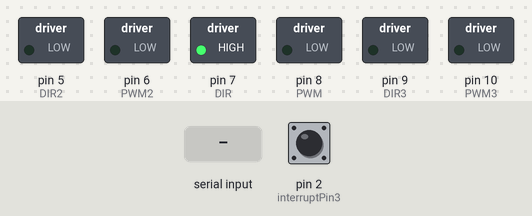
The sketch below on a simulated Arduino Uno, built with avr-gcc and run on an emulated ATmega328P. Shown: switched loads named in the sketch (green lamp = pin HIGH). Inputs (shaded band) come from the test bench; at power-on: pin 2 (interruptPin3) HIGH. What the sketch prints to the serial monitor is not drawn.

Above: at 2.1 s.
2.2 s: "90 45 200 10 150 30\n" received over Serial
At 3.4 s:
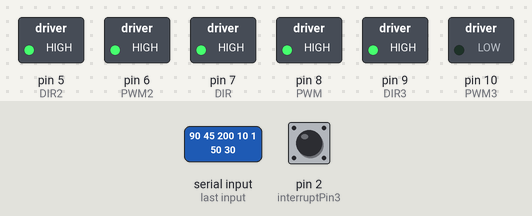
3.7 s: "30 150 10 200 45 90\n" received over Serial
At 4.7 s:
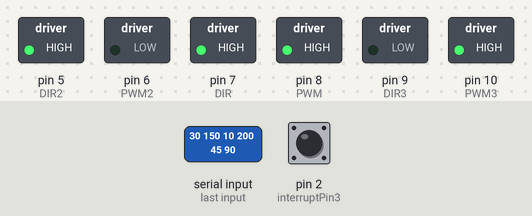
5.2 s: "90 45 200 10\n" received over Serial
At 5.6 s:
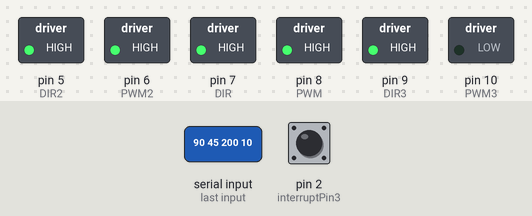
6.7 s: "1 90 45\n" received over Serial
At 7.7 s:
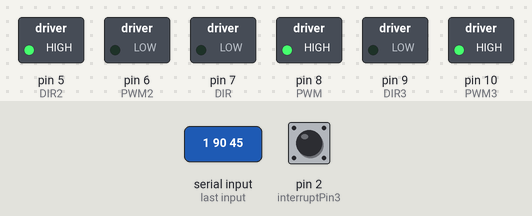
8.2 s: "90 45 200\n" received over Serial
At 9.6 s:
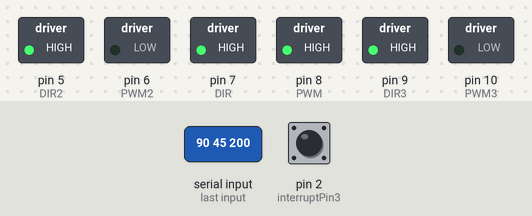
10.7 s: "30 150 10\n" received over Serial
At 12.1 s:
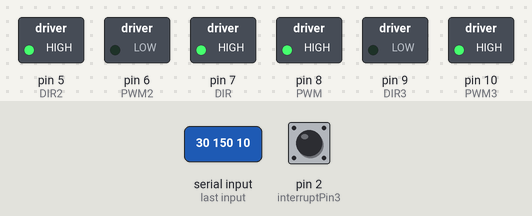
Timing chart, 0 to 13.2 s (numbered marks = the images above; inputs shaded):
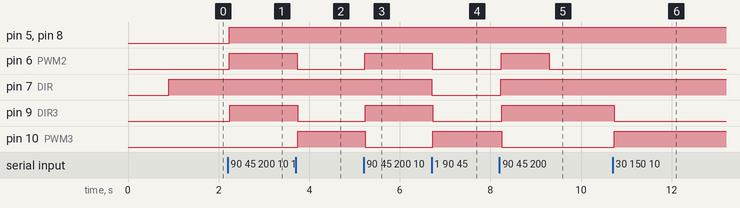

Measured:
- after the input at 2.2 s, pin 5 (DIR2), pin 6 (PWM2), pin 8 (PWM), pin 9 (DIR3): LOW → HIGH at once
- after the input at 3.7 s, pin 6 (PWM2), pin 9 (DIR3): HIGH → LOW at once; pin 10 (PWM3): LOW → HIGH at once
- after the input at 5.2 s, pin 6 (PWM2), pin 9 (DIR3): LOW → HIGH at once; pin 10 (PWM3): HIGH → LOW at once
- after the input at 6.7 s, pin 6 (PWM2), pin 7 (DIR), pin 9 (DIR3): HIGH → LOW at once; pin 10 (PWM3): LOW → HIGH at once
- after the input at 8.2 s, pin 6 (PWM2): LOW → HIGH at once, → LOW 1.1 s later; pin 7 (DIR): LOW → HIGH at once; pin 9 (DIR3): LOW → HIGH after 0.05 s; pin 10 (PWM3): HIGH → LOW after 0.05 s
- after the input at 10.7 s, pin 9 (DIR3): HIGH → LOW at once; pin 10 (PWM3): LOW → HIGH at once

The sketch:

codeArduino.ino
```cpp
//#include <Simpletimer.h>

//sens positif pour 1er moteur est : 0
//sens positif pour 2eme moteur est : 0
//sens positif pour 3eme moteur est : 0

//Simpletimer timer;
float vx = 0.0;
float vy = 0.0;
float w = 0; // w en rad/s et 1rad = 0.159155 tours

char Incoming_value = 0;
float theta = 0;
unsigned long lastTime = 0;

const float d = 0.18;
const float R = 0.05;
const float prop = 0.15;
const float correspondant = 0.500;//0.215;//PI/10;
const float conversion = 0.159155;

float consigne_moteur = 0; //20
float consigne_moteur2 = 0; //-10
float consigne_moteur3= 0; //-10


int PWM = 8;
int DIR = 7;
int PWM2 = 6;
int DIR2 = 5;
int PWM3 = 10;
int DIR3 = 9;
const byte interruptPin = 19;
const byte interruptPin2 = 18;
const byte interruptPin3 = 2;
double Nfmd = 0;
double Nfmd2 = 0;
double Nfmd3 = 0;

unsigned long myTime;
double nbr_tours;
unsigned long myTime2;
double nbr_tours2;
unsigned long myTime3;
double nbr_tours3;

int vitMoteur = 0;
unsigned int tick_codeuse = 0;
unsigned int tick_codeuse_ = 0;
float vit_roue_tour_sec = 0.0;
int vitMoteur2 = 0;
unsigned int tick_codeuse2 = 0;
unsigned int tick_codeuse2_ = 0;
float vit_roue_tour_sec2 = 0.0;
int vitMoteur3 = 0;
unsigned int tick_codeuse3 = 0;
unsigned int tick_codeuse3_ = 0;
float vit_roue_tour_sec3 = 0.0;

const int frequence_echantillonnage = 100;
const int sendFrequency = 20; //700 ms

float erreur_precedente = abs(consigne_moteur); // (en tour/s)
float somme_erreur = 0;
float erreur_precedente2 = abs(consigne_moteur2); // (en tour/s)
float somme_erreur2 = 0;
float erreur_precedente3 = abs(consigne_moteur3); // (en tour/s)
float somme_erreur3 = 0;

const float kp = 150; // Coefficient proportionnel (choisis par essais successifs)
const float ki = 0.001; // Coefficient intégrateur
const float kd = 0.0001; // Coefficient dérivateur
const int rapport_reducteur = 131;
const int tick_par_tour_codeuse = 32;
unsigned long prv = 0;
unsigned long prv2 = 0;


  void setup() {
  // put your setup code here, to run once:

  Serial.begin(9600);
  pinMode(PWM, OUTPUT);
  pinMode(DIR, OUTPUT);
  analogWrite(PWM,0);
  digitalWrite(DIR, 0);
  delay(300);
  pinMode(interruptPin, INPUT_PULLUP);

  pinMode(PWM2, OUTPUT);
  pinMode(DIR2, OUTPUT);
  analogWrite(PWM2,0);
  digitalWrite(DIR2, 0);
  delay(300);
  pinMode(interruptPin2, INPUT_PULLUP);

  pinMode(PWM3, OUTPUT);
  pinMode(DIR3, OUTPUT);
  analogWrite(PWM3,0);
  digitalWrite(DIR3, 0);
  delay(300);
  pinMode(interruptPin3, INPUT_PULLUP);

  attachInterrupt(digitalPinToInterrupt(interruptPin), increment, CHANGE);
  attachInterrupt(digitalPinToInterrupt(interruptPin2), increment2, CHANGE);
  attachInterrupt(digitalPinToInterrupt(interruptPin3), increment3, CHANGE);
  //timer.setInterval(1000 / frequence_echantillonnage, asservissement);

}

void loop() {
  // put your main code here, to run repeatedly:

   //timer.run(); //on fait tourner l'horloge
   //delay(10);
   unsigned long tmp = millis();

if (Serial.available() > 0) { // check if there's data in the serial buffer
  String inputString = Serial.readStringUntil('\n'); // read the incoming data until a newline character is received
  inputString.trim(); // remove any leading or trailing whitespace
  int spaceIndex1 = inputString.indexOf(' '); // find the index of the first space character that separates the values
  int spaceIndex2 = inputString.indexOf(' ', spaceIndex1+1); // find the index of the second space character that separates the values
  if (spaceIndex1 != -1 && spaceIndex2 != -1) { // check if both space characters were found
    String value1String = inputString.substring(0, spaceIndex1); // extract the first value as a string
    String value2String = inputString.substring(spaceIndex1 + 1, spaceIndex2); // extract the second value as a string
    String value3String = inputString.substring(spaceIndex2 + 1); // extract the third value as a string
    float value1 = value1String.toFloat(); // convert the first value to a float and store it in the value1 variable
    float value2 = value2String.toFloat(); // convert the second value to a float and store it in the value2 variable
    float value3 = value3String.toFloat(); // convert the third value to a float and store it in the value3 variable
      vx = value1String.toFloat(); // convert the first value to a float and store it in the value1 variable
      vy = value2String.toFloat(); // convert the second value to a float and store it in the value2 variable
      w = value3String.toFloat(); // convert the second value to a float and store it in the value2 variable
  }
    consigne_moteur = 1*(vx-d*w)/R;
    consigne_moteur2 = 1*(-0.5*vx - 0.866*vy-d*w)/R; //-10
    consigne_moteur3 = 1*(-0.5*vx + 0.866*vy-d*w)/R; //-10
    }

unsigned long currentTime = millis();
unsigned long elapsedTime = currentTime - lastTime;
unsigned long elapsedTime2 = currentTime - prv;

//if(elapsedTime2 >= 10) {
//    asservissement();
//    asservissement2();
//    asservissement3();
//    prv = currentTime;
//}
//if (consigne_moteur == 0 && consigne_moteur2 == 0 && consigne_moteur3 == 0) {
//  Tourner(0);
//  Tourner2(0);
//  Tourner3(0);
//}else if(consigne_moteur == 0 && consigne_moteur2 == 0 ) {
//  Tourner(0);
//  Tourner2(0);
//  asservissement3();
//  }else if (consigne_moteur == 0 && consigne_moteur3 == 0 ) {
//    Tourner(0);
//    Tourner3(0);
//    asservissement2();
//  }else  if (consigne_moteur2 == 0 && consigne_moteur3 == 0 ) {
//    Tourner2(0);
//    Tourner3(0);
//    asservissement();
//  }else  if (consigne_moteur == 0 ) {
//    Tourner(0);
//    asservissement2();
//    asservissement3();
//  }else  if (consigne_moteur2 == 0 ) {
//    Tourner2(0);
//    asservissement();
//    asservissement3();
//  }else  if (consigne_moteur3 == 0 ) {
//    Tourner3(0);
//    asservissement();
//    asservissement2();
//  }else  {
//    asservissement();
//    asservissement2();
//    asservissement3();
//  }
    asservissement();
    asservissement2();
    asservissement3();


//    Tourner2(0);
//    int frequence_codeuse = frequence_echantillonnage * tick_codeuse2; //100*tick_codeuse
// vit_roue_tour_sec2 = (float)frequence_codeuse / (float)tick_par_tour_codeuse /
//(float)rapport_reducteur; //(100*tick_codeuse)/32/131
// // Réinitialisation du nombre de tick de la codeuse
// tick_codeuse2 = 0;
// Serial.println(vit_roue_tour_sec2);
// delay(10);


    if(elapsedTime >= 50) {
//  if (vit_roue_tour_sec < -3*(PI/10) || vit_roue_tour_sec > 3*(PI/10)) {
//    vit_roue_tour_sec = 0; // set the value to 0 instead of printing an error message
//  }
  if (consigne_moteur < 0) {
    Serial.print(-vit_roue_tour_sec/(correspondant)); // print the negative value to serial
  } else {
    Serial.print(vit_roue_tour_sec/(correspondant)); // print the positive value to serial
  }
  Serial.print(", "); // print a comma and a space to separate the values
  // print the other two values similarly, with appropriate sign changes if needed
//  if (vit_roue_tour_sec2 < -3*(PI/10) || vit_roue_tour_sec2 > 3*(PI/10)) {
//    vit_roue_tour_sec2 = 0; // set the value to 0 instead of printing an error message
//  }
  if (consigne_moteur2 < 0) {
    Serial.print(-vit_roue_tour_sec2/(correspondant)); // print the negative value to serial
  } else {
    Serial.print(vit_roue_tour_sec2/(correspondant)); // print the positive value to serial
  }
  Serial.print(", "); // print a comma and a space to separate the values
//  if (vit_roue_tour_sec3 < -3*(PI/10) || vit_roue_tour_sec3 > 3*(PI/10)) {
//    vit_roue_tour_sec3 = 0; // set the value to 0 instead of printing an error message
//  }
  if (consigne_moteur3 < 0) {
    Serial.println(-vit_roue_tour_sec3/(correspondant)); // print the negative value to serial with a newline character
  } else {
    Serial.println(vit_roue_tour_sec3/(correspondant)); // print the positive value to serial with a newline character
  }
    lastTime = currentTime;
}


}
void increment() {
  tick_codeuse++;

}
void increment2() {
  tick_codeuse2++;
}
void increment3() {
  tick_codeuse3++;

}

void asservissement()
{
 int frequence_codeuse = frequence_echantillonnage * tick_codeuse; //100*tick_codeuse
 vit_roue_tour_sec = (float)frequence_codeuse / (float)tick_par_tour_codeuse /
(float)rapport_reducteur ; //(100*tick_codeuse)/32/131

 float erreur = abs(consigne_moteur) - vit_roue_tour_sec; // pour le proportionnel
 somme_erreur += erreur; // pour l'intégrateur
 float delta_erreur = erreur - erreur_precedente; // pour le dérivateur
 erreur_precedente = erreur;
 // Réinitialisation du nombre de tick de la codeuse
 tick_codeuse = 0;
 // P : calcul de la commande
 vitMoteur = kp*erreur + ki*somme_erreur + kd*delta_erreur; //somme des trois erreurs
 // Normalisation et contrôle du moteur
 if ( vitMoteur > 255 )
 {
 vitMoteur = 255; // sachant que l'on est branché sur un pont en H L293D
 }
 else if ( vitMoteur < 0 )
 {
 vitMoteur = 0;
 }
 Tourner (vitMoteur);
 // DEBUG
 /*Serial.print(vit_roue_tour_sec, 8); // affiche à gauche la vitesse et à droite l'erreur
 Serial.print(" : ");
 Serial.print(erreur, 4);
 Serial.print(" : ");
 Serial.print(vitMoteur);
 Serial.println();*/
// Serial.print(vitMoteur);
 //Serial.println(vit_roue_tour_sec*100, 8); // affiche à gauche la vitesse et à droite l'erreur
// Serial.print(" ; ");
// Serial.print(erreur, 4);
// Serial.print(" ; ");
 delay(10);
// Serial.println();
}

void asservissement2()
{
 // Calcul de l'erreur
 int frequence_codeuse = frequence_echantillonnage * tick_codeuse2; //100*tick_codeuse
vit_roue_tour_sec2 = (float)frequence_codeuse / (float)tick_par_tour_codeuse /
(float)rapport_reducteur; //(100*tick_codeuse)/32/131
 float erreur2 = abs(consigne_moteur2) - vit_roue_tour_sec2; // pour le proportionnel
 somme_erreur2 += erreur2; // pour l'intégrateur
 float delta_erreur2 = erreur2 - erreur_precedente2; // pour le dérivateur
 erreur_precedente2 = erreur2;
 // Réinitialisation du nombre de tick de la codeuse
 tick_codeuse2 = 0;
 // P : calcul de la commande
 vitMoteur2 = kp*erreur2 + ki*somme_erreur2 + kd*delta_erreur2; //somme des trois erreurs
 // Normalisation et contrôle du moteur
 if ( vitMoteur2 > 255 )
 {
 vitMoteur2 = 255; // sachant que l'on est branché sur un pont en H L293D
 }
 else if ( vitMoteur2 < 0 )
 {
 vitMoteur2 = 0;
 }
 Tourner2 (vitMoteur2);
// Serial.println(vitMoteur2);
delay(10);
}

void asservissement3()
{
 // Calcul de l'erreur
 int frequence_codeuse = frequence_echantillonnage * tick_codeuse3; //100*tick_codeuse
 vit_roue_tour_sec3 = (float)frequence_codeuse / (float)tick_par_tour_codeuse /
(float)rapport_reducteur ; //(100*tick_codeuse)/32/131

 float erreur3 = abs(consigne_moteur3) - vit_roue_tour_sec3; // pour le proportionnel
 somme_erreur3 += erreur3; // pour l'intégrateur
 float delta_erreur3 = erreur3 - erreur_precedente3; // pour le dérivateur
 erreur_precedente3 = erreur3;
 // Réinitialisation du nombre de tick de la codeuse
 tick_codeuse3 = 0;
 // P : calcul de la commande
 vitMoteur3 = kp*erreur3 + ki*somme_erreur3 + kd*delta_erreur3; //somme des trois erreurs
 // Normalisation et contrôle du moteur
 if ( vitMoteur3 > 255 )
 {
 vitMoteur3 = 255; // sachant que l'on est branché sur un pont en H L293D
 }
 else if ( vitMoteur3 < 0 )
 {
 vitMoteur3 = 0;
 }
 Tourner3 (vitMoteur3);
//  Serial.print(vit_roue_tour_sec, 8); // affiche à gauche la vitesse et à droite l'erreur
// Serial.print(" : ");
// Serial.print(erreur3, 4);
// Serial.print(" : ");
// Serial.println(vitMoteur3);
// Serial.println();
delay(10);
}


void Tourner( int powerRate )
{
 if (consigne_moteur<0){
  digitalWrite(DIR, 0);
 }
 else{
  digitalWrite(DIR, 1);
 }

 analogWrite(PWM, powerRate);
 /*digitalWrite(DIR, 0);*/
}

void Tourner2( int powerRate )
{
 if (consigne_moteur2<0){
  digitalWrite(DIR2, 1);
 }
 else{
  digitalWrite(DIR2, 0);
 }

 analogWrite(PWM2, powerRate);
 /*digitalWrite(DIR2, 0);*/
}

void Tourner3( int powerRate )
{
 if (consigne_moteur3<0){
  digitalWrite(DIR3, 1);
 }
 else{
  digitalWrite(DIR3, 0);
 }

 analogWrite(PWM3, powerRate);
 /*digitalWrite(DIR3, 0);*/
}
```
